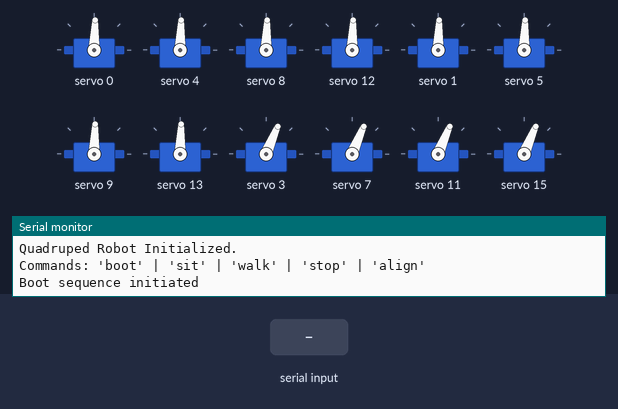
The sketch below on a simulated Arduino Uno, built with avr-gcc and run on an emulated ATmega328P. Shown: 12 × servo, the last lines printed to the serial monitor. The test bench sets the inputs (shaded band).

Above: at 1.2 s.
1.3 s: "walk\n" received over Serial
At 1.98 s:
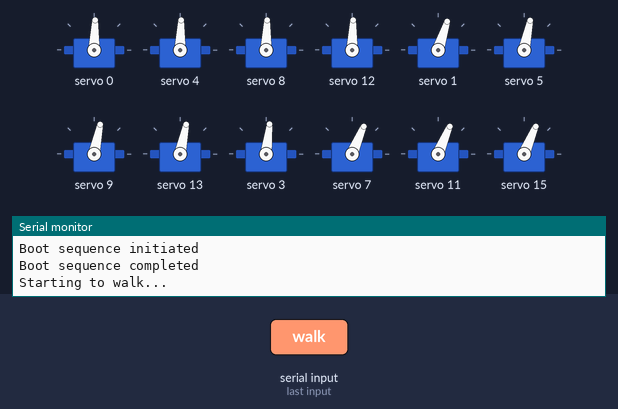
4.3 s: "sit\n" received over Serial
7.3 s: "align\n" received over Serial
At 9.8 s:
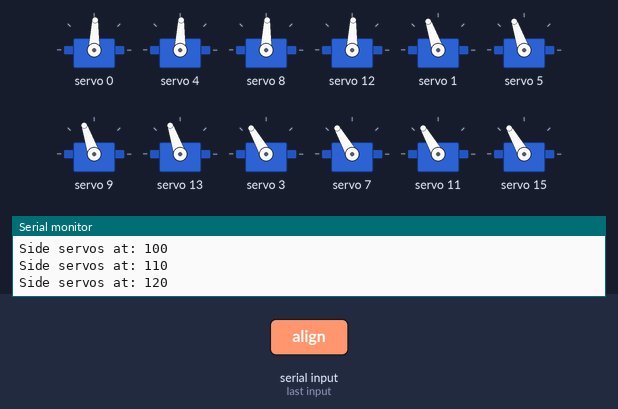
13.3 s: "walk\n" received over Serial
At 15.13 s:
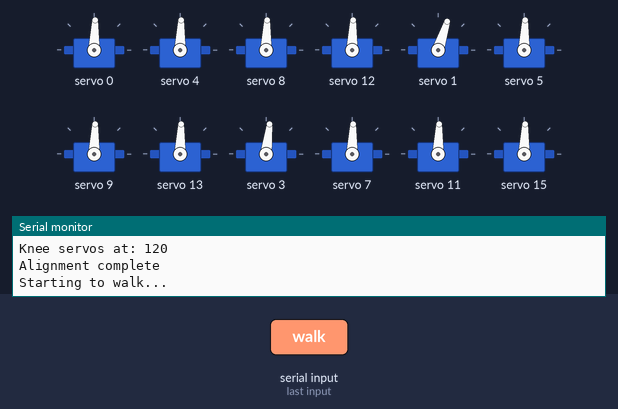
16.3 s: "align\n" received over Serial
At 22.2 s:
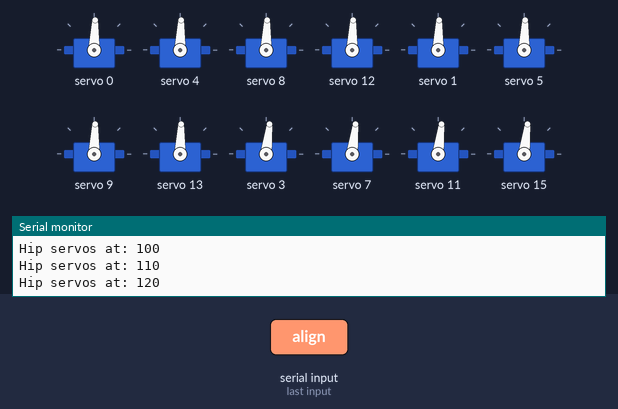
Timing chart, 0 to 23.3 s (numbered marks = the images above; inputs shaded):
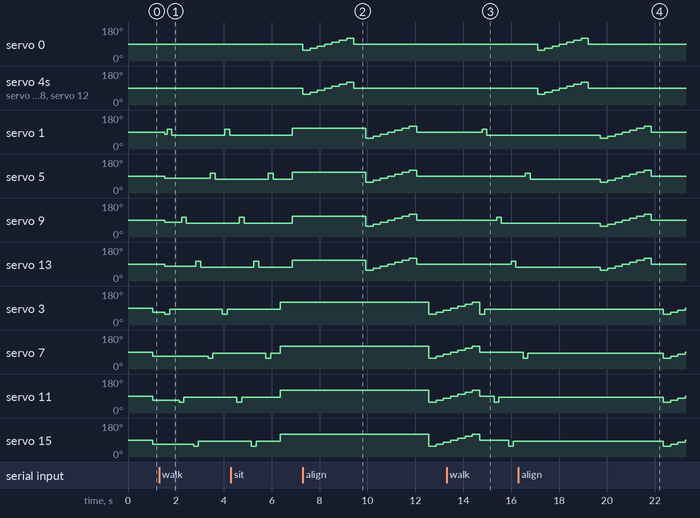

The sketch:

walk.ino
```cpp
#include <Wire.h>
#include <Adafruit_PWMServoDriver.h>  // Adafruit PCA9685 library

Adafruit_PWMServoDriver pwm = Adafruit_PWMServoDriver(0x40);

enum State {
  STOPPED, STARTED, ALIGNING, MANUAL, WALKING, SITTING, BOOT
};

State currentState = STOPPED;

// Servo channels
// Leg 1 (Front Right)
const int side1 = 0;  // Side hip servo
const int hip1 = 1;   // Front hip servo
const int knee1 = 3;  // Knee servo

// Leg 2 (Front Left)
const int side2 = 4;
const int hip2 = 5;
const int knee2 = 7;

// Leg 3 (Rear Right)
const int side3 = 8;
const int hip3 = 9;
const int knee3 = 11;

// Leg 4 (Rear Left)
const int side4 = 12;
const int hip4 = 13;
const int knee4 = 15;

// Servo pulse range
#define SERVO_MIN 125  // Min pulse length for 0°
#define SERVO_MAX 650  // Max pulse length for 180°

// Walking parameters from pseudocode
int walkAngle = 15;         // Walk angle (5-15)°
int elevationAngle = 25;    // Elevation angle (5-25)°
int toleranceAngle = 5;     // Tolerance angle for ground touch
int hipSideAngle = 10;      // Hip side servo angle
int baseAngle = 90;         // Base angle for neutral position

// Command processing
String inputString = "";
boolean stringComplete = false;

void setup() {
  Serial.begin(115200);

  pwm.begin();
  pwm.setPWMFreq(65);  // Set PWM frequency to 65Hz

  // Initialize all servos to neutral position
  setAllServos(baseAngle);
  Serial.println("Quadruped Robot Initialized.");
  Serial.println("Commands: 'boot' | 'sit' | 'walk' | 'stop' | 'align'");
  currentState = BOOT;
}

void loop() {
  // Process serial commands
  if (Serial.available() > 0) {
    String command = Serial.readStringUntil('\n');
    command.trim();
    processCommand(command);
  }

  // State machine
  switch (currentState) {
    case BOOT:
      bootSequence();
      break;
    case SITTING:
      sit();
      break;
    case WALKING:
      walk();
      break;
    case ALIGNING:
      alignServos();
      break;
    case STOPPED:
      // Do nothing, servos stay in last position
      break;
    default:
      break;
  }
}


void processCommand(String command) {
  if (command.equals("boot")) {
    currentState = BOOT;
    Serial.println("Executing boot sequence...");
  } else if (command.equals("sit")) {
    currentState = SITTING;
    Serial.println("Sitting down...");
  } else if (command.equals("walk")) {
    currentState = WALKING;
    Serial.println("Starting to walk...");
  } else if (command.equals("stop")) {
    currentState = STOPPED;
    Serial.println("Stopping all movement.");
  } else if (command.equals("align")) {
    currentState = ALIGNING;
    Serial.println("Aligning servos...");
  } else if (command.startsWith("set")) {
    // Format: set <servo> <angle>
    // Example: set knee1 90
    processManualCommand(command);
  }
    // Command processing for hip servos
  else if (command.startsWith("set_hips")) {
    int angle = command.substring(command.indexOf(' ') + 1).toInt();
    if (angle >= 0 && angle <= 180) {
      setAllHips(angle);
      Serial.println("All hip servos set to " + String(angle) + " degrees.");
    } else {
      Serial.println("Invalid angle! Use 0-180 degrees.");
    }
  }

  // Command processing for knee servos
  else if (command.startsWith("set_knees")) {
    int angle = command.substring(command.indexOf(' ') + 1).toInt();
    if (angle >= 0 && angle <= 180) {
      setAllKnees(angle);
      Serial.println("All knee servos set to " + String(angle) + " degrees.");
    } else {
      Serial.println("Invalid angle! Use 0-180 degrees.");
    }
  }

  // Command processing for side servos
  else if (command.startsWith("set_sides")) {
    int angle = command.substring(command.indexOf(' ') + 1).toInt();
    if (angle >= 0 && angle <= 180) {
      setAllSides(angle);
      Serial.println("All side servos set to " + String(angle) + " degrees.");
    } else {
      Serial.println("Invalid angle! Use 0-180 degrees.");
    }
  }
  }

void processManualCommand(String command) {
  // Parse manual servo commands
  // Format: set <servo> <angle>
  String parts[3];
  int partIndex = 0;
  int lastIndex = 0;

  for (int i = 0; i < command.length(); i++) {
    if (command.charAt(i) == ' ') {
      parts[partIndex] = command.substring(lastIndex, i);
      lastIndex = i + 1;
      partIndex++;
    }
  }
  parts[partIndex] = command.substring(lastIndex);

  if (partIndex == 2) {
    String servoName = parts[1];
    int angle = parts[2].toInt();

    if (angle >= 0 && angle <= 180) {
      setServoByName(servoName, angle);
    } else {
      Serial.println("Invalid angle! Enter a value between 0 and 180.");
    }
  }
}

void setServoByName(String name, int angle) {
  int servoPin = -1;

  if (name.equals("side1")) servoPin = side1;
  else if (name.equals("hip1")) servoPin = hip1;
  else if (name.equals("knee1")) servoPin = knee1;
  else if (name.equals("side2")) servoPin = side2;
  else if (name.equals("hip2")) servoPin = hip2;
  else if (name.equals("knee2")) servoPin = knee2;
  else if (name.equals("side3")) servoPin = side3;
  else if (name.equals("hip3")) servoPin = hip3;
  else if (name.equals("knee3")) servoPin = knee3;
  else if (name.equals("side4")) servoPin = side4;
  else if (name.equals("hip4")) servoPin = hip4;
  else if (name.equals("knee4")) servoPin = knee4;

  if (servoPin != -1) {
    pwm.setPWM(servoPin, 0, angleToPulse(angle));
    Serial.print(name);
    Serial.print(" set to ");
    Serial.print(angle);
    Serial.println(" degrees.");
  } else {
    Serial.println("Invalid servo name!");
  }
}

// Convert angle to PCA9685 pulse length
int angleToPulse(int angle) {
  return map(angle, 0, 180, SERVO_MIN, SERVO_MAX);
}

// Function to set all servos to a specific angle
void setAllServos(int angle) {
  setAllSides(angle);
  setAllHips(angle);
  setAllKnees(angle);
}

void setAllSides(int angle) {
  pwm.setPWM(side1, 0, angleToPulse(angle));
  pwm.setPWM(side2, 0, angleToPulse(angle));
  pwm.setPWM(side3, 0, angleToPulse(angle));
  pwm.setPWM(side4, 0, angleToPulse(angle));
}

void setAllHips(int angle) {
  pwm.setPWM(hip1, 0, angleToPulse(angle));
  pwm.setPWM(hip2, 0, angleToPulse(angle));
  pwm.setPWM(hip3, 0, angleToPulse(angle));
  pwm.setPWM(hip4, 0, angleToPulse(angle));
}

void setAllKnees(int angle) {
  pwm.setPWM(knee1, 0, angleToPulse(angle));
  pwm.setPWM(knee2, 0, angleToPulse(angle));
  pwm.setPWM(knee3, 0, angleToPulse(angle));
  pwm.setPWM(knee4, 0, angleToPulse(angle));
}

// Boot sequence - initialize the robot
void bootSequence() {
  Serial.println("Boot sequence initiated");

  // Set all servos to neutral position
  setAllServos(baseAngle);
  delay(1000);

  // Move knees and hips to standing position
  setAllKnees(baseAngle - 20);
  delay(500);
  setAllHips(baseAngle - 10);

  Serial.println("Boot sequence completed");
  currentState = STOPPED;
}

// Sitting position
void sit() {
  Serial.println("Sitting down");

  // Set knee servos to sitting position
  pwm.setPWM(knee1, 0, angleToPulse(baseAngle + 30));
  pwm.setPWM(knee2, 0, angleToPulse(baseAngle + 30));
  pwm.setPWM(knee3, 0, angleToPulse(baseAngle + 30));
  pwm.setPWM(knee4, 0, angleToPulse(baseAngle + 30));

  delay(500);

  // Set hip servos to sitting position
  pwm.setPWM(hip1, 0, angleToPulse(baseAngle + 20));
  pwm.setPWM(hip2, 0, angleToPulse(baseAngle + 20));
  pwm.setPWM(hip3, 0, angleToPulse(baseAngle + 20));
  pwm.setPWM(hip4, 0, angleToPulse(baseAngle + 20));

  Serial.println("Sitting complete");
  currentState = STOPPED;
}

// Align servos for testing
void alignServos() {
  Serial.println("Aligning servos...");

  // Test side servos
  for (int angle = baseAngle - 30; angle <= baseAngle + 30; angle += 10) {
    setAllSides(angle);
    Serial.print("Side servos at: ");
    Serial.println(angle);
    delay(300);
  }

  // Reset to neutral
  setAllSides(baseAngle);
  delay(500);

  // Test hip servos
  for (int angle = baseAngle - 30; angle <= baseAngle + 30; angle += 10) {
    setAllHips(angle);
    Serial.print("Hip servos at: ");
    Serial.println(angle);
    delay(300);
  }

  // Reset to neutral
  setAllHips(baseAngle);
  delay(500);

  // Test knee servos
  for (int angle = baseAngle - 30; angle <= baseAngle + 30; angle += 10) {
    setAllKnees(angle);
    Serial.print("Knee servos at: ");
    Serial.println(angle);
    delay(300);
  }

  // Reset to neutral
  setAllKnees(baseAngle);

  Serial.println("Alignment complete");
  currentState = STOPPED;
}

// Walking sequence based on pseudocode
void walk() {
  // Walking sequence: 1→3→4→2 (from pseudocode)
  // Leg 1 (Front Right)
  moveLeg(1);
  delay(200);

  // Leg 3 (Rear Right)
  moveLeg(3);
  delay(200);

  // Leg 4 (Rear Left)
  moveLeg(4);
  delay(200);

  // Leg 2 (Front Left)
  moveLeg(2);
  delay(200);
}


// Move individual leg according to walking pattern
void moveLeg(int legNumber) {
  int sideServo, hipServo, kneeServo;

  // Select the appropriate servos based on leg number
  switch (legNumber) {
    case 1: // Front Right
      sideServo = side1;
      hipServo = hip1;
      kneeServo = knee1;
      break;
    case 2: // Front Left
      sideServo = side2;
      hipServo = hip2;
      kneeServo = knee2;
      break;
    case 3: // Rear Right
      sideServo = side3;
      hipServo = hip3;
      kneeServo = knee3;
      break;
    case 4: // Rear Left
      sideServo = side4;
      hipServo = hip4;
      kneeServo = knee4;
      break;
    default:
      return;
  }

  // Based on pseudocode: FHS += walkAngle, KS -= (ElevationAngle + ToleranceAngle)

  // Step 1: Lift leg by adjusting knee servo
  pwm.setPWM(kneeServo, 0, angleToPulse(baseAngle - elevationAngle - toleranceAngle));
  delay(100);

  // Step 2: Move hip forward
  pwm.setPWM(hipServo, 0, angleToPulse(baseAngle + walkAngle));
  delay(100);

  // Step 3: Lower leg to ground
  pwm.setPWM(kneeServo, 0, angleToPulse(baseAngle - toleranceAngle));
  delay(100);

  // Step 4: Move hip backward
  pwm.setPWM(hipServo, 0, angleToPulse(baseAngle - walkAngle));
  delay(100);


  // Repeat for other legs as per sequence in pseudocode
  // The sequence "Same sequence for 2 4 3 1 3" from pseudocode is implemented in the walk() function
}
```

Measured:
- after the input at 1.3 s, servo 3: alternates 83° for 2.2 s and 56° for 0.20 s, starting after 0.23 s; servo 7: 67° → 56° after 2.0 s, → 83° 0.20 s later; servo 11: 67° → 56° after 0.83 s, → 83° 0.20 s later; servo 15: 67° → 56° after 1.4 s, → 83° 0.20 s later
- after the input at 7.3 s, servo 0: 88° → 56° at once, → 67° 0.31 s later, → 78° 0.30 s later, → 88° 0.30 s later, … (8 changes in this stretch); servo 4: 88° → 56° at once, → 67° 0.30 s later, → 78° 0.30 s later, → 88° 0.30 s later, … (8 changes in this stretch)
- after the input at 13.3 s, servo 1: 88° → 104° after 1.5 s, → 72° 0.20 s later; servo 9: 88° → 104° after 2.1 s, → 72° 0.20 s later; servo 13: 88° → 104° after 2.7 s, → 72° 0.20 s later
- after the input at 16.3 s, servo 0: 88° → 56° after 0.80 s, → 67° 0.31 s later, → 78° 0.30 s later, → 88° 0.30 s later, … (8 changes in this stretch); servo 4, servo 8, servo 12: 88° → 56° after 0.80 s, → 67° 0.30 s later, → 78° 0.30 s later, → 88° 0.30 s later, … (8 changes in this stretch)
